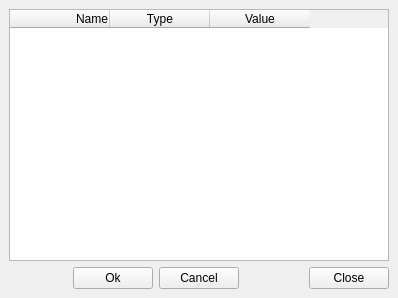
<?xml version="1.0" encoding="UTF-8"?>
<ui version="4.0">
 <class>EushullyVariables</class>
 <widget class="QDockWidget" name="EushullyVariables">
  <property name="geometry">
   <rect>
    <x>0</x>
    <y>0</y>
    <width>398</width>
    <height>298</height>
   </rect>
  </property>
  <property name="windowTitle">
   <string>Variables</string>
  </property>
  <widget class="QWidget" name="dockWidgetContents">
   <layout class="QHBoxLayout" name="horizontalLayout_2">
    <item>
     <layout class="QVBoxLayout" name="verticalLayout">
      <item>
       <widget class="QTableWidget" name="tableWidget">
        <column>
         <property name="text">
          <string>Name</string>
         </property>
         <property name="textAlignment">
          <set>AlignRight|AlignVCenter</set>
         </property>
        </column>
        <column>
         <property name="text">
          <string>Type</string>
         </property>
         <property name="textAlignment">
          <set>AlignHCenter|AlignVCenter|AlignCenter</set>
         </property>
        </column>
        <column>
         <property name="text">
          <string>Value</string>
         </property>
        </column>
       </widget>
      </item>
      <item>
       <layout class="QHBoxLayout" name="horizontalLayout">
        <item>
         <spacer name="horizontalSpacer">
          <property name="orientation">
           <enum>Qt::Horizontal</enum>
          </property>
          <property name="sizeHint" stdset="0">
           <size>
            <width>40</width>
            <height>20</height>
           </size>
          </property>
         </spacer>
        </item>
        <item>
         <widget class="QPushButton" name="pushButton_3">
          <property name="text">
           <string>Ok</string>
          </property>
         </widget>
        </item>
        <item>
         <widget class="QPushButton" name="pushButton_2">
          <property name="text">
           <string>Cancel</string>
          </property>
         </widget>
        </item>
        <item>
         <spacer name="horizontalSpacer_2">
          <property name="orientation">
           <enum>Qt::Horizontal</enum>
          </property>
          <property name="sizeHint" stdset="0">
           <size>
            <width>40</width>
            <height>20</height>
           </size>
          </property>
         </spacer>
        </item>
        <item>
         <widget class="QPushButton" name="pushButton">
          <property name="text">
           <string>Close</string>
          </property>
         </widget>
        </item>
       </layout>
      </item>
     </layout>
    </item>
   </layout>
  </widget>
 </widget>
 <resources/>
 <connections/>
</ui>
